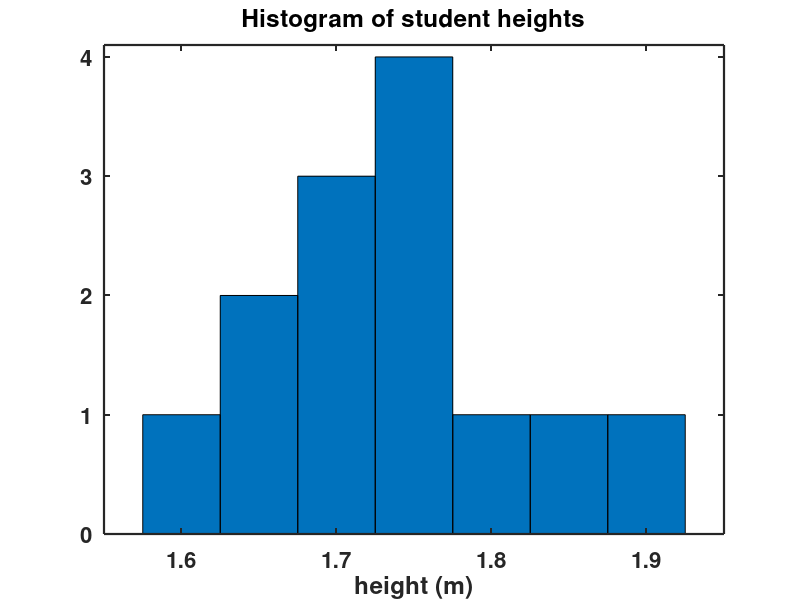

Write the MATLAB code that produced this figure.
clear all
close all
clc

% data
x = [1.72,1.83,1.74,1.79,1.94,1.71,1.66,1.60,1.78,1.77,1.85,1.70,1.76]';
origin = 1.6;
y = [origin:0.05:1.95]';
% plot histogram with breaks at each 5 cm from 1.6 meters height on
bar(y,histc(x,y),'BarWidth',1)
xlabel('height (m)','FontSize',16,'FontWeight','Bold')
xlim([1.55,1.95])
ylim([0,4.1])
title('Histogram of student heights','FontSize',16,'FontWeight','Bold')
set(gca,'LineWidth',1.6,'FontSize',16,'FontWeight','Bold')
% to save the plot in pdf or png please uncomment next 2 lines:

 % print -painters -dpdf -r600 SMShisheights.pdf
 % print -painters -dpng -r600 SMShisheights.png
